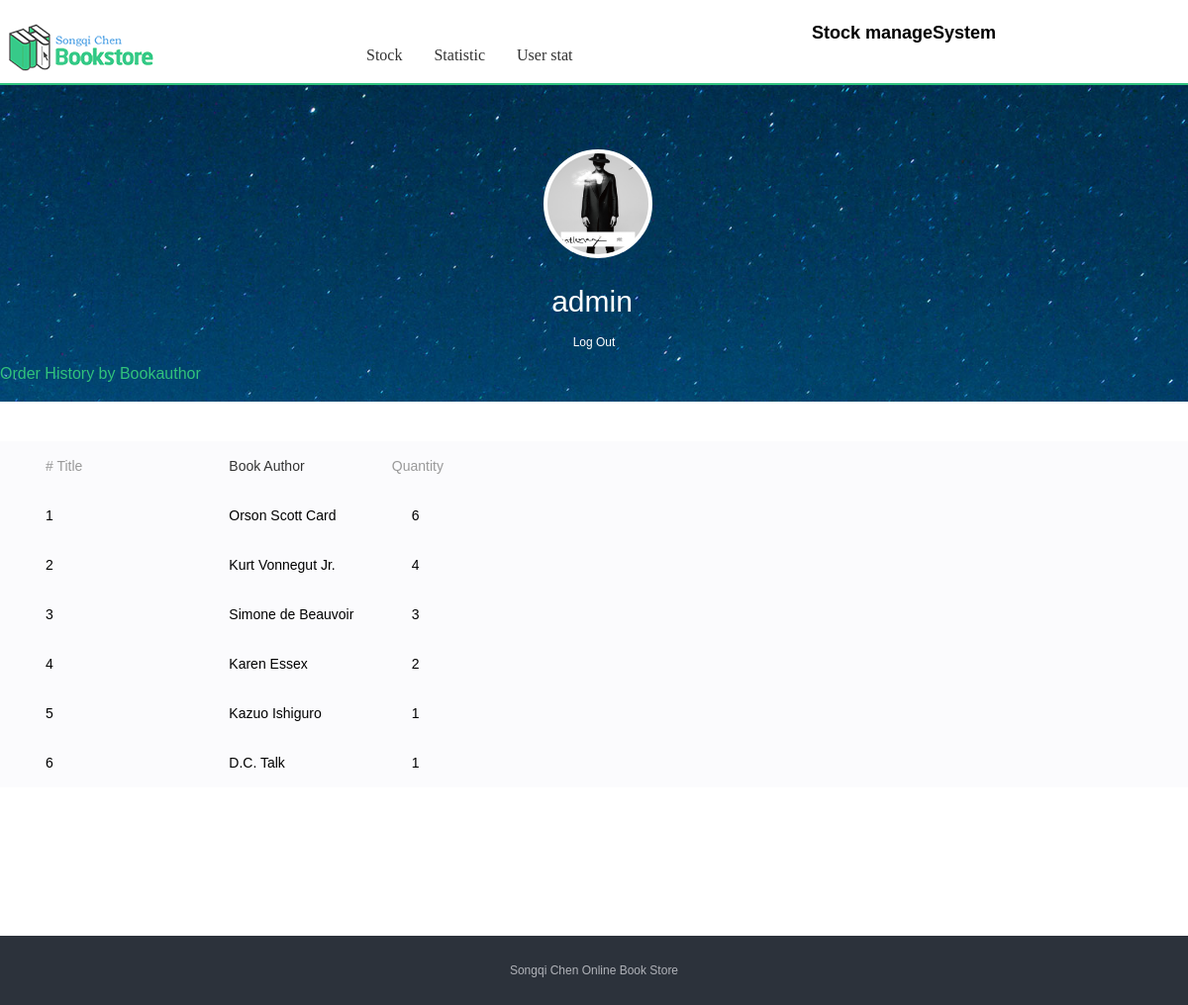
Page /user/orderbyauthor.html (signed in) on the committed database.
### user/models.py (models this page shows, shortened)
class MyUser(AbstractUser):
    qq = models.CharField('FaceBook Account', max_length=20)
    weChat = models.CharField('Ins Account', max_length=20)
    mobile = models.CharField('Phone Number', max_length=11, unique=True)
    score = models.IntegerField('Score', default=100)
    disscore = models.IntegerField('Disscore', default=100)
    scoregap = models.IntegerField('Scoregap', default=0)
    sumcomment = models.IntegerField('Sumcomment', default=1)
    img = models.CharField('User Image', max_length=20)

### index/models.py (models this page shows)
class Orderinfo(models.Model):
    order_id = models.IntegerField('order id')
    order_name = models.CharField('order username', max_length=50)
    order_auther = models.CharField('auther', max_length=50)
    order_time = models.DateField('time')
    order_publisher = models.CharField('publisher', max_length=50)
    order_booktitle = models.CharField('titel', max_length=50)
    order_bookqua = models.IntegerField('quantity')
    order_bookprice = models.IntegerField('bookprice')
    order_bookrate = models.FloatField('bookrate')
    class Meta:
        verbose_name = 'info order'
        verbose_name_plural = 'info order'

### user/views.py (the view)
# urls.py: path('orderbyauthor.html', views.orderbyauthor, name='orderbyauthor'),
def orderbyauthor(request):
    name = request.user.username
    object_list =Orderinfo.objects.values('order_auther').annotate(total=Sum('order_bookqua')).order_by('-total')
    user_info=MyUser.objects.filter(username=name)
    print('is staff',user_info[0].is_staff)
    staff=user_info[0].is_staff
    if staff :
       print('i orderbypublisher enter')
       return render(request, 'orderbyauthor.html', locals())
    else:
       return render(request, 'home.html', locals())

### user/templates/orderbyauthor.html (shortened to what this page needs)
{% extends "title_base.html"  %}
{% block title  %}
{% load static %}
<link type="text/css" rel="stylesheet" href="{% static "css/common.css" %}">
<link type="text/css" rel="stylesheet" href="{% static "css/user.css" %}">
</head>
<body class="member">
    <div class="header">
        <a href="/" class="logo" title="Index"><img src="{% static "image/logo.png" %}"></a>
        <div class="search-box">
         <h2> Stock manageSystem</h2>
        </div>
    </div>
	<div class="nav-box">
		<div class="nav-box-inner">
			<ul class="nav clearfix">
				<li><a href="/admin">Stock</a></li>
				<li><a href="{% url 'home' 1 %}" target="_blank">Statistic</a></li>
	    	    <li><a href="{% url 'orderbyuser'  %}" target="_blank">User stat</a></li>
			</ul>
		</div>
	</div>
    <div class="mod_profile js_user_data" style="">
        <div class="section_inner">
            <div class="profile__cover_link">
                <img src="{% static "image/user.jpg" %}" class="profile__cover">
            </div>
            <h1 class="profile__tit">
                <span class="profile__name">{{ user.username }}</span>
            </h1>
                <a href="{% url 'logout' %}" style="color:white;">Log Out</a>
        </div>
    </div>
	<div class="main main--profile" style="">
        <div class="mod_tab profile_nav" role="nav" id="nav">
            <span class="mod_tab__item mod_tab__current" id="hear_tab">Order History by Bookauthor</span>
        </div>
		<div class="js_box" style="display: block;">
			<div class="profile_cont">
				<div class="js_sub" style="display: block;">
					<div class="mod_booklist">
						<ul class="booklist__header">
                                                <li class="booklist__header_name"># Title</li>
						<a href="{% url 'orderbyauthor' %}" ><li class="booklist__header_author">Book Author</li></a>
							<li class="booklist__header_time">Quantity</li>
						</ul>
						<ul class="booklist__list">
                            {% for item in object_list %}
				<li>
				   <div class="booklist__item booklist__item--even">
                                    <div class="booklist__bookname">
                                       {{forloop.counter}}
                                    </div>
			           <div class="booklist__artist">
                                     {{ item.order_auther }}
				    </div>
 			          <div class="booklist__artist">{{ item.total }}</div>
				</div>
				</li>
                            {% endfor %}
						</ul>
					</div>
					<div class="page-box">
						<div class="pagebar" id="pageBar">
                        </div>
					</div>
				</div>
			</div>
		</div>
    </div>
{% endblock  %}

### static/css/common.css (style rules this page uses)
blockquote,body,button,dd,dl,dt,fieldset,form,h1,h2,h3,h4,h5,h6,hr,input,legend,li,ol,p,pre,td,textarea,th,ul { margin:0;padding:0 }
ol,ul { list-style:none }
body { font:12px/1.5 Arial;-webkit-text-size-adjust:none }
fieldset,img { border:0 none }
a { color:#333;text-decoration:none;outline:0 }
.clearfix:after { content:".";display:block;height:0;clear:both;visibility:hidden;font-size:0 }
.header { width:1200px;height:80px;padding:0;margin:10px auto 0 }
.header .logo { float:left;width:214px;height:54px;margin:10px 0 0 0;overflow:hidden }
.search-box { position:relative;z-index:50;float:right;width:302px;padding:0 78px 0 0;margin:10px 0 0 }
.nav-box { margin-top:-50px;border-bottom:2px solid #30C37E }
.nav-box-inner { width:1200px;margin:0 auto }
.nav-box .nav { padding:0 0 12px 360px;height:32px;line-height:32px }
.nav li { float:left;height:32px;margin-right:12px }
.nav-box .nav li a { position:relative;float:left;padding:0 10px;font:16px/2 'Microsoft YaHei';color:#333;white-space:nowrap }
.page-box { position:relative;zoom:1 }
.pagebar { padding:0 0 40px;font-size:14px;font-family:arial;line-height:34px;text-align:center }

### static/css/user.css (style rules this page uses)
.mod_profile { height:255px;padding-top:65px;background:url(../image/user_bg.jpg) 50% no-repeat;background-size:cover;text-align:center;color:#fff }
.mod_profile .section_inner { height:315px }
.profile__cover_link { position:relative;width:102px;height:102px;margin:0 auto }
.profile__cover { display:block;width:100%;height:100%;border:4px solid #fff;border-radius:99px;background:#fff }
.profile__name { font-size:30px;font-weight:400;line-height:64px;margin-right:4px }
.mod_booklist { padding:40px 0;font-size:14px;overflow:hidden }
.booklist__list { overflow:hidden;clear:both }
.booklist__header,.booklist__item { position:relative;padding-left:46px;padding-right:100px }
.booklist__item { clear:both;font-size:0;overflow:hidden }
.booklist__item--even { background-color:#fbfbfd }
.booklist__album,.booklist__artist,.booklist__number,.booklist__other,.booklist__bookname,.booklist__time { line-height:50px;height:50px;overflow:hidden;text-overflow:ellipsis;white-space:nowrap;font-size:14px }
.booklist__header { height:50px;line-height:50px;background-color:#fbfbfd;color:#999 }
.booklist__header_name,.booklist__bookname { float:left;width:15.685185%;position:relative;white-space:normal }
.booklist__album,.booklist__artist,.booklist__header_album,.booklist__header_author { float:left;padding-left:20px;width:15.611111% }
.booklist__header_time,.booklist__time { float:left;top:0;right:38px;width:90px }
.main { min-height:500px; }
.main,.section_inner { max-width:1200px;margin:0 auto;position:relative }
.profile__tit { padding-top:20px; }
.mod_tab,.mod_tab__item { height:56px;line-height:56px }
.mod_tab { position:relative;zoom:1;border-bottom:1px solid #f7f7f7;margin-bottom:30px }
.mod_tab__item { position:relative;float:left;font-size:16px;overflow:hidden;margin-right:55px }
.mod_tab__current { color:#31c27c }
.profile_nav { position:absolute;top:-56px;left:0;margin-bottom:0;width:80% }
.profile_nav .mod_tab__item { color:#fff;margin-right:40px }
.profile_nav .mod_tab__current,.profile_nav .mod_tab__item:hover { color:#31c27c;text-decoration:none; }

### rows in the picture
MyUser: username "admin"
Orderinfo: order_auther "Kurt Vonnegut Jr.", total "4"
Orderinfo: order_auther "Simone de Beauvoir", total "3"
Orderinfo: order_auther "Kazuo Ishiguro", total "1"
Orderinfo: order_auther "D.C. Talk", total "1"

### other values in the picture
{{ item.order_auther }} "Orson Scott Card" "Karen Essex"
{{ item.total }} "6" "2"
